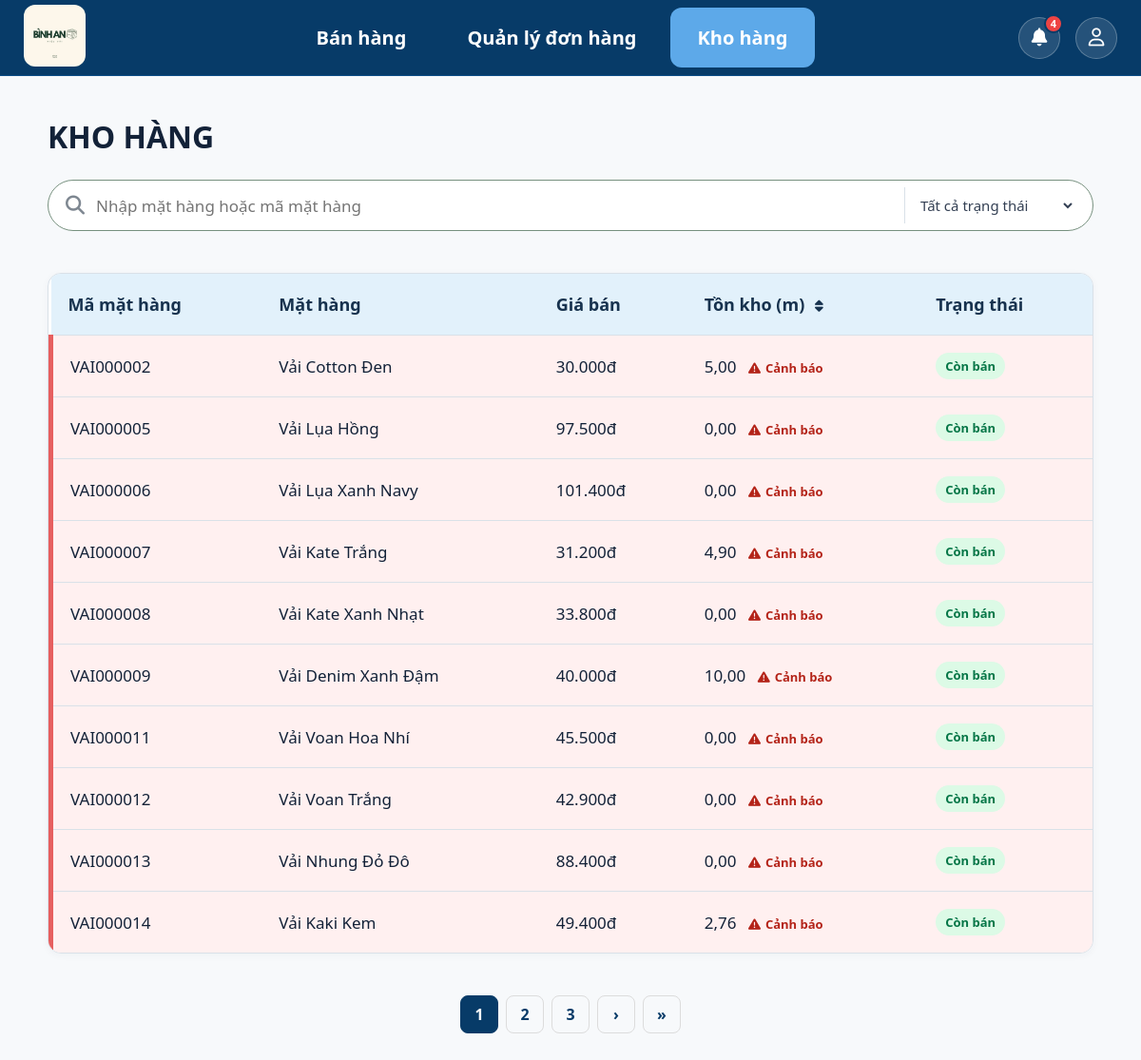
The page /inventory/ (signed in) on the database its author committed.
### inventory/models.py (models this page shows, shortened)
class Product(models.Model):
    class Status(models.TextChoices):
        ACTIVE = "active", "Còn bán"
        INACTIVE = "inactive", "Ngừng kinh doanh"
    name = models.CharField(max_length=200,unique=True,verbose_name="Tên vải"    )
    cost_price = models.DecimalField(max_digits=12,decimal_places=0,default=0, verbose_name="Giá vốn"    )
    selling_price = models.DecimalField(max_digits=12,decimal_places=0,default=0,verbose_name="Giá bán")
    stock_quantity = models.DecimalField(max_digits=10,decimal_places=2,default=Decimal("0.00"),verbose_name="Tồn kho (mét)")
    minimum_stock = models.DecimalField(max_digits=10,decimal_places=2,default=10,verbose_name="Tồn kho tối thiểu")
    status = models.CharField(max_length=20,choices=Status.choices,default=Status.ACTIVE, verbose_name="Trạng thái")
    created_at = models.DateTimeField(auto_now_add=True)
    updated_at = models.DateTimeField(auto_now=True)
    profit_margin = models.DecimalField(max_digits=5,decimal_places=2,default=Decimal("0.00"), verbose_name="Tỷ lệ lợi nhuận (%)")
    @property
    def fabric_code(self):
        return f"VAI{self.pk:06d}" if self.pk else "VAI"
    class Meta:
        verbose_name = "Mặt hàng"
        verbose_name_plural = "Mặt hàng"
        ordering = ["name"]

### inventory/views.py (the view)
# urls.py: path("", views.product_list, name="product_list"),
@login_required(login_url="login")
def product_list(request):
    query = request.GET.get("q", "").strip()
    selected_status = request.GET.get("status", "").strip()
    stock_sort = request.GET.get("sort", "").strip()
    products = process_search_products(keyword=query, status=selected_status)
    if stock_sort in {"stock_asc", "stock_desc"}:
        stock_order = "-stock_quantity" if stock_sort == "stock_desc" else "stock_quantity"
        products = products.order_by("low_stock_order", stock_order, "pk")
    else:
        products = products.order_by("low_stock_order", "pk")
    paginator = Paginator(products, 10)
    page_number = request.GET.get("page")
    page_obj = paginator.get_page(page_number)
    next_stock_sort = "stock_desc" if stock_sort == "stock_asc" else "stock_asc"
    stock_sort_params = {"sort": next_stock_sort}
    if query:
        stock_sort_params["q"] = query
    if selected_status:
        stock_sort_params["status"] = selected_status
    return render(
        request,
        "inventory/product_list.html",
        {
            "products": page_obj,
            "page_obj": page_obj,
            "query": query,
            "selected_status": selected_status,
            "status_choices": Product.Status.choices,
            "stock_sort": stock_sort,
            "stock_sort_url": f"?{urlencode(stock_sort_params)}",
        },
    )

### accounts/context_processors.py (called while the page is built)
def notifications_context(request):
    if request.user.is_authenticated:
        user_notifications = Notification.objects.filter(receiver=request.user).order_by("-created_at")[:10]
        unread_count = Notification.objects.filter(receiver=request.user, is_read=False).count()
        return {
            "notifications": user_notifications,
            "unread_notification_count": unread_count,
        }
    return {
        "notifications": [],
        "unread_notification_count": 0,
    }

### accounts/models.py (called while the page is built)
    @property
    def is_owner(self):
        return self.role == self.Role.OWNER

### inventory/utils.py (called while the page is built)
def process_search_products(keyword="", status=""):
    products = Product.objects.annotate(
        low_stock_order=Case(
            When(stock_quantity__lte=F("minimum_stock"), then=Value(0)),
            default=Value(1),
            output_field=IntegerField(),
        )
    )
    keyword = keyword.strip() if keyword else ""
    if keyword:
        filters = Q(name__icontains=keyword) | Q(id__icontains=keyword)
        code_value = keyword.upper().removeprefix("VAI-").removeprefix("VAI")
        if code_value.isdigit():
            filters |= Q(pk=int(code_value))
        products = products.filter(filters)
    if status:
        valid_statuses = {choice[0] for choice in Product.Status.choices}
        if status in valid_statuses:
            products = products.filter(status=status)
    return products

### sales/templatetags/money.py (called while the page is built)
@register.filter
def money(value):
    if value in [None, ""]:
        return ""
    try:
        numeric_value = float(value)
        return f"{numeric_value:,.0f}".replace(",", ".") + "đ"
    except (ValueError, TypeError):
        return value

### templates/inventory/product_list.html (shortened to what this page needs)
{% extends "base.html" %}
{% load static %}
{% load money %}
{% block nav_product %} active {% endblock %}
{% block css %}
<link rel="stylesheet" href="{% static 'css/inventory.css' %}">
<link rel="stylesheet" href="{% static 'css/layout.css' %}">
{% endblock %}
{% block content %}
<div class="page-content" id="product-page" data-is-owner="{{ user.is_owner|yesno:'true,false' }}">
    <div class="page-heading">
        <div>
            <h1>KHO HÀNG</h1>
        </div>
    </div>
    <div class="search-header">
        <form id="searchForm" class="search-form" method="get">
            <i class="fa-solid fa-magnifying-glass"></i>
            <input id="q" name="q" value="{{ query }}" placeholder="Nhập mặt hàng hoặc mã mặt hàng" autocomplete="off">
            <select id="status" name="status">
                <option value="">Tất cả trạng thái</option>
            </select>
        </form>
    </div>
    <section class="table-card" aria-label="Danh sách mặt hàng">
        <table>
            <thead>
                <tr>
                    <th>Mã mặt hàng</th>
                    <th>Mặt hàng</th>
                    <th>Giá bán</th>
                    <th>
                        <a class="sort-link" href="{{ stock_sort_url }}"> Tồn kho (m)
                            {% if stock_sort == "stock_asc" %}
                                <i class="fa-solid fa-arrow-up"></i>
                            {% elif stock_sort == "stock_desc" %}
                                <i class="fa-solid fa-arrow-down"></i>
                            {% else %}
                                <i class="fa-solid fa-sort"></i>
                            {% endif %}
                        </a>
                    </th>
                    <th>Trạng thái</th>
                </tr>
            </thead>
            <tbody id="product-table-body">
                {% for product in products %}
                    <tr class="{% if product.stock_quantity <= product.minimum_stock %}low-stock{% endif %}" >
                        <td>{{ product.fabric_code }}</td>
                        <td>{{ product.name }}</td>
                        <td>{{ product.selling_price|money }}</td>
                        <td>
                            {{ product.stock_quantity|floatformat:2 }}
                            {% if product.stock_quantity <= product.minimum_stock %}
                                <span class="warning"><i class="fa-solid fa-triangle-exclamation"></i> Cảnh báo</span>
                            {% endif %}
                        </td>
                        <td>
                            <span class="status {{ product.status }}">{{ product.get_status_display }}</span>
                        </td>
                    </tr>
                {% empty %}
                    <tr>
                        <td colspan="{% if user.is_owner %}6{% else %}5{% endif %}" class="empty-state">
                            Không tìm thấy mặt hàng phù hợp.
                        </td>
                    </tr>
                {% endfor %}
            </tbody>
        </table>
    </section>
    <div class="pagination">
        {% for num in page_obj.paginator.page_range %}
            {% if page_obj.number == num %}
                <span class="current">{{ num }}</span>
            {% elif num > page_obj.number|add:'-3' and num < page_obj.number|add:'3' %}
                <a href="?page={{ num }}&q={{ query }}&status={{ selected_status }}&sort={{ stock_sort }}">
                    {{ num }}
                </a>
            {% endif %}
        {% endfor %}
        {% if page_obj.has_next %}
            <a href="?page={{ page_obj.next_page_number }}&q={{ query }}&status={{ selected_status }}&sort={{ stock_sort }}">›</a>
            <a href="?page={{ page_obj.paginator.num_pages }}&q={{ query }}&status={{ selected_status }}&sort={{ stock_sort }}">»</a>
        {% endif %}
    </div>
</div>
{% endblock %}

### static/css/base.css (style rules this page uses)
* { margin: 0; padding: 0; box-sizing: border-box; font-family: "Segoe UI", sans-serif; }
body { background: #f5f6f8; color: #132238; }

### static/css/inventory.css (style rules this page uses)
:root { --navy:#073b68; --blue:#2f88c6; --border:#d9e1e8; --muted:#667085; --warning-bg:#fff0f0; --warning-border:#e65f5f; }
* { box-sizing:border-box; }
body { margin:0; min-height:100vh; padding-top:80px; overflow:auto; background:#f7f9fb; color:#132238; font-family:"Segoe UI", Arial, sans-serif; }
.page-content { max-width:1440px; margin:0 auto; padding:42px 50px 60px; }
.page-heading { display:flex; justify-content:space-between; align-items:center; gap:24px; margin-bottom:24px; }
h1, h2, p { margin-top:0; }
h1 { margin-bottom:6px; font-size:32px; }
.search-header { display:flex; align-items:flex-start; justify-content:space-between; gap:16px; flex-wrap:wrap; margin-bottom:16px; }
.search-form { flex:1 1 700px; min-height:54px; padding:10px 18px; border:1px solid #77917f; background:#fff; border-radius:28px; display:flex; align-items:center; gap:12px; min-width:0; }
.search-form i { color:#7e8791; font-size:21px; }
.search-form input { flex:1; min-width:150px; border:0; outline:0; font-size:18px; }
.search-form select { min-width:180px; border:0; border-left:1px solid var(--border); outline:0; padding:8px 12px; background:#fff; color:#344054; font-size:15px; cursor:pointer; }
.table-card, .history-card, .detail-card { overflow:hidden; border:1px solid var(--border); border-radius:14px; background:#fff; box-shadow:0 2px 8px rgba(17, 42, 73, .04); }
table { width:100%; border-collapse:collapse; }
th { padding:20px 18px; background:#e2f1fb; color:#17324e; text-align:left; font-size:18px; }
.sort-link { color:inherit; text-decoration:none; white-space:nowrap; }
.sort-link i { margin-left:6px; font-size:14px; }
td { padding:18px; border-top:1px solid var(--border); font-size:17px; }
tbody tr { cursor:pointer; }
tr.low-stock { background:var(--warning-bg); }
tr.low-stock td:first-child { border-left:5px solid var(--warning-border); }
.warning { display:inline-flex; align-items:center; gap:5px; margin-left:8px; color:#b42318; font-size:13px; font-weight:700; }
.status { display:inline-block; padding:5px 9px; border-radius:999px; font-size:13px; font-weight:700; }
.status.active { background:#dcfae6; color:#067647; }

### static/css/layout.css (style rules this page uses)
.page-content { max-width:1440px; margin:0 auto; padding:42px 50px 60px; }
.page-heading { display:flex; justify-content:space-between; align-items:center; gap:24px; margin-bottom:24px; }
.page-heading h1 { margin:0; font-size:32px; color:#132238; font-weight:700; }
.search-form { width:min(860px,100%); min-height:54px; display:flex; align-items:center; gap:12px; padding:6px 18px; margin-bottom:28px; background:#fff; border:1px solid #77917f; border-radius:28px; }
.search-form i { color:#7e8791; font-size:20px; }
.search-form input { flex:1; border:none; outline:none; font-size:17px; background:transparent; }
.search-form select { min-width:180px; border:none; border-left:1px solid #d9e1e8; outline:none; padding:8px 12px; background:#fff; font-size:15px; cursor:pointer; }
.table-card { overflow:hidden; background:#fff; border:1px solid #d9e1e8; border-radius:14px; box-shadow:0 2px 8px rgba(17,42,73,.04); }
.table-card table { width:100%; border-collapse:collapse; }
.table-card thead th { padding:20px 18px; background:#e2f1fb; color:#17324e; font-size:18px; text-align:left; }
.table-card tbody td { padding:18px; border-top:1px solid #d9e1e8; font-size:17px; }
.status { display:inline-block; padding:5px 10px; border-radius:999px; font-size:13px; font-weight:700; }
.pagination { margin-top: 36px !important; margin-bottom: 28px !important; padding: 8px 0 !important; display: flex; justify-content: center; align-items: center; gap: 8px; }
.pagination a, .pagination span { min-width: 40px; height: 40px; display: flex; justify-content: center; align-items: center; border: 1px solid #dcdcdc; border-radius: 8px; text-decoration: none; color: #073B68; font-weight: 600; transition: .2s; }
.pagination .current { background: #073B68; color: white; border-color: #073B68; }

### rows shown on the page
Product: fabric_code "VAI000002", name "Vải Cotton Đen", selling_price "30.000đ", stock_quantity "5,00", minimum_stock "Cảnh báo", status "Còn bán"
Product: fabric_code "VAI000005", name "Vải Lụa Hồng", selling_price "97.500đ", stock_quantity "0,00", minimum_stock "Cảnh báo", status "Còn bán"
Product: fabric_code "VAI000006", name "Vải Lụa Xanh Navy", selling_price "101.400đ", stock_quantity "0,00", minimum_stock "Cảnh báo", status "Còn bán"
Product: fabric_code "VAI000007", name "Vải Kate Trắng", selling_price "31.200đ", stock_quantity "4,90", minimum_stock "Cảnh báo", status "Còn bán"
Product: fabric_code "VAI000008", name "Vải Kate Xanh Nhạt", selling_price "33.800đ", stock_quantity "0,00", minimum_stock "Cảnh báo", status "Còn bán"
Product: fabric_code "VAI000009", name "Vải Denim Xanh Đậm", selling_price "40.000đ", stock_quantity "10,00", minimum_stock "Cảnh báo", status "Còn bán"
Product: fabric_code "VAI000011", name "Vải Voan Hoa Nhí", selling_price "45.500đ", stock_quantity "0,00", minimum_stock "Cảnh báo", status "Còn bán"
Product: fabric_code "VAI000012", name "Vải Voan Trắng", selling_price "42.900đ", stock_quantity "0,00", minimum_stock "Cảnh báo", status "Còn bán"
Product: fabric_code "VAI000013", name "Vải Nhung Đỏ Đô", selling_price "88.400đ", stock_quantity "0,00", minimum_stock "Cảnh báo", status "Còn bán"
Product: fabric_code "VAI000014", name "Vải Kaki Kem", selling_price "49.400đ", stock_quantity "2,76", minimum_stock "Cảnh báo", status "Còn bán"

### other values the page prints
{{ unread_notification_count }} "4"
{{ num }} "1"
{{ num }} "2" "3"
